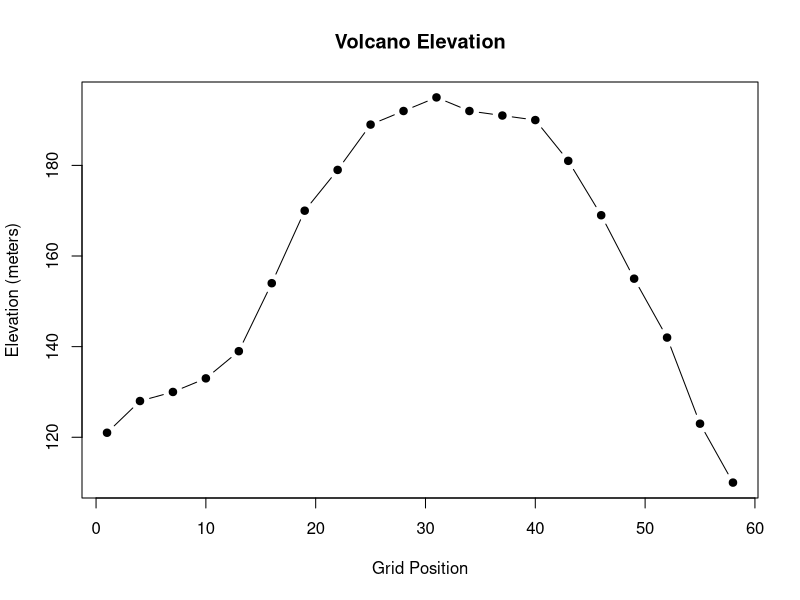
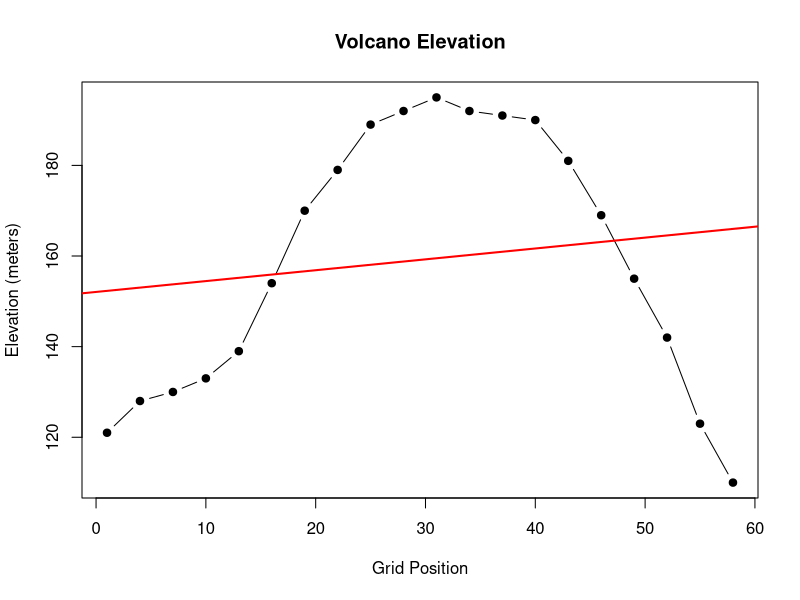
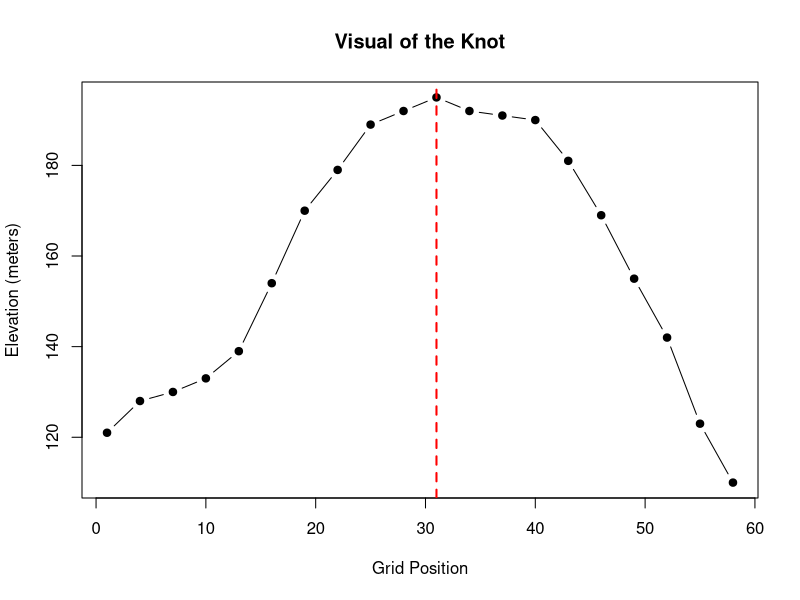
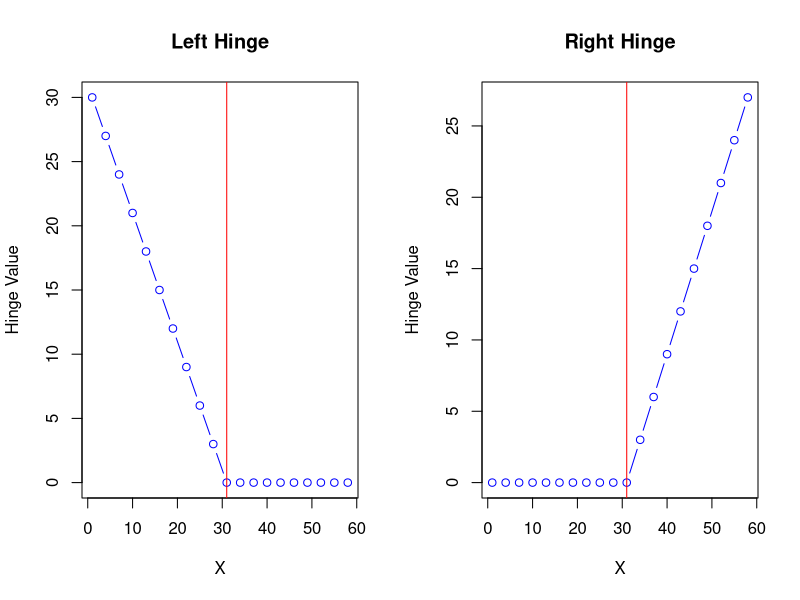
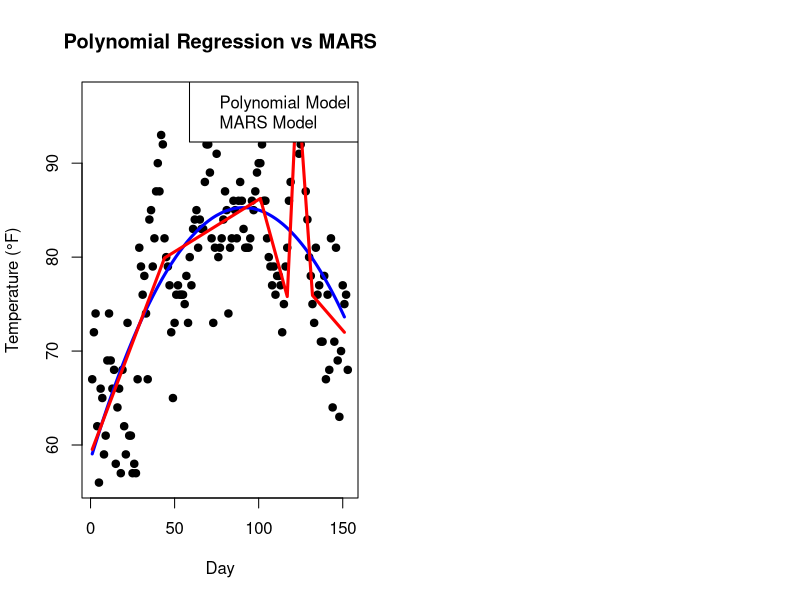

Generate these figures, in order, with R:
## ---- chunk 1
library(knitr)
library(earth)
knitr::opts_chunk$set(echo = FALSE)

def.chunk.hook  <- knitr::knit_hooks$get("chunk")
knitr::knit_hooks$set(chunk = function(x, options) {
  x <- def.chunk.hook(x, options)
  paste0("\n \\", "footnotesize","\n\n", x, "\n\n \\normalsize")
})


## ---- chunk 2
data(volcano)

peak_row <- which(volcano == max(volcano), arr.ind = TRUE)[1, "row"]
#Select the x's and y's
volc <- data.frame(x = 1:ncol(volcano),
                   y = volcano[peak_row, ])

x <- seq(1, 58, by = 3)
y <- volcano[20, x]



df <- data.frame(x, y)

#Split in half to fit on slide
df <- data.frame(x1 = x[1:10], y1 = y[1:10], x2 = x[11:20], y2 = y[11:20])

knitr::kable(df, col.names = c("X", "Y", "X", "Y"), format = "latex")
## ---- chunk 3
plot(x, y, pch = 19, type = "b", xlab = "Grid Position", ylab = "Elevation (meters)", main = "Volcano Elevation")
## ---- chunk 4
model <- lm(y ~ x)

plot(x, y, pch = 19, type = "b", xlab = "Grid Position", ylab = "Elevation (meters)", main = "Volcano Elevation")

abline(model, col = "red", lwd = 2)
## ---- chunk 5

plot(x, y, pch = 19, type = "b", xlab = "Grid Position", ylab = "Elevation (meters)", main = "Visual of the Knot")

abline(v = 31, col = "red", lty = 2, lwd = 2)
## ---- chunk 6

knot <- 31
h1 <- pmax(0, knot - x)
h2 <- pmax(0, x - knot)


#Helps place side by side
par(mfrow = c(1, 2))


#Left hinge
plot(x, h1, type = "b", col = "blue", xlab = "X", ylab = "Hinge Value", main = "Left Hinge")
abline(v = knot, col = "red")

#Right hinge
plot(x, h2, type = "b", col = "blue", xlab = "X", ylab = "Hinge Value", main = "Right Hinge")

abline(v = knot, col = "red")
## ---- chunk 7
data(airquality)

weather <- airquality
weather$DayIndex <- 1:nrow(weather)
## ---- chunk 8
library(earth)
#Split data
set.seed(1)
training_idx <- sort(sample(1:nrow(weather), 0.7 * nrow(weather)))

train <- weather[training_idx, ]
test <- weather[-training_idx, ]

#Fit both models
poly_model <- lm(Temp ~ DayIndex + I(DayIndex^2), data = train)
mars_model <- earth(Temp ~ DayIndex, data = train)

plot(weather$DayIndex, weather$Temp, pch = 19, xlab = "Day", ylab = "Temperature (°F)", main = "Polynomial Regression vs MARS")

lines(train$DayIndex, fitted(poly_model), col = "blue", lwd = 3)
lines(train$DayIndex, fitted(mars_model), col = "red", lwd = 3)

legend("topright", legend = c("Polynomial Model", "MARS Model"), col = c("blue", "red"))
## ---- chunk 9
poly_predict <- predict(poly_model, test)
mars_predict <- predict(mars_model, test)

#Evaluate metrics
poly_rmse <- sqrt(mean((test$Temp - poly_predict)^2))
mars_rmse <- sqrt(mean((test$Temp - mars_predict)^2))

poly_r2 <- 1 - sum((test$Temp - poly_predict)^2) / sum((test$Temp - mean(test$Temp))^2)
mars_r2 <- 1 - sum((test$Temp - mars_predict)^2) / sum((test$Temp - mean(test$Temp))^2)

results <- data.frame(Model = c("Polynomial", "MARS"), RMSE = c(poly_rmse, mars_rmse), R_Squared = c(poly_r2, mars_r2))

knitr::kable(results, format = "latex")

## ---- chunk 10

## ---- chunk 11
